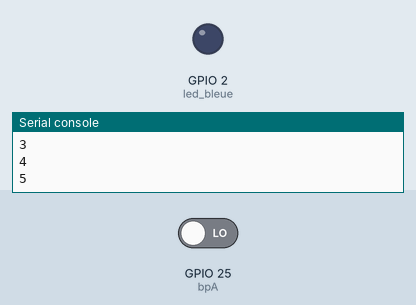
This program was run on a simulated ESP32 board running MicroPython. On the bench: output pins drawn as LEDs (lit = HIGH), the last lines printed to the serial console. The test bench sets the inputs (shaded band); at power-on: GPIO 25 (bpA) LOW.

Above: at 1.2 s.
1.3 s: GPIO 25 (bpA) driven HIGH
At 3.1 s:
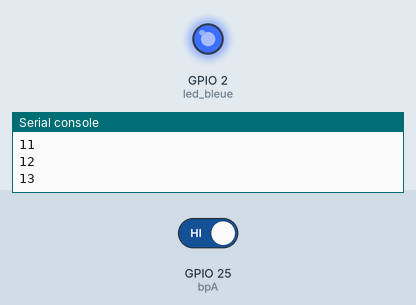
Timing chart, 0 to 6.0 s (numbered marks = the images above; inputs shaded):
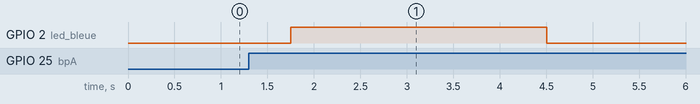

The program:

interruption3.py
```python
from machine import Pin
from time import sleep

# le parametre pin est fourni par la methode irq lors de l'appel
# ce parametre est la pin qui cause l'interruption
def gestion_interrupt(pin):                # fonction d'interruption
    global inter                    # definition de la variable globale
    inter = True                    # la variable globale est mise a True
    global interrupt_pin            # definition de la variable globale
    interrupt_pin = pin             # correspond a la pin d'interruption

bpA = Pin(25, Pin.IN)
led_bleue = Pin(2, Pin.OUT)

# configure l'interruption sur le front montant de bpA,
# et renvoie vers la fonction gestion_interrupt pour son traitement
bpA.irq(trigger=Pin.IRQ_RISING, handler = gestion_interrupt)

compt = 0
inter = False
temps = 0

while True:                 # boucle principale qui compte les 0.25 s
    compt = compt + 1
    print(compt)
    temps = temps - 1
    led_bleue.value(temps > 0)  # allume LED si temps > 0
    if inter :
        print('Interruption causee par :', interrupt_pin)
        temps = 12          # temps = 12 pour duree 3 s d'allumage LED
        inter = False
    sleep(.25)
```

Measured:
- after the input at 1.3 s, GPIO 2 (led_bleue): LOW → HIGH after 0.45 s, → LOW 2.8 s later
